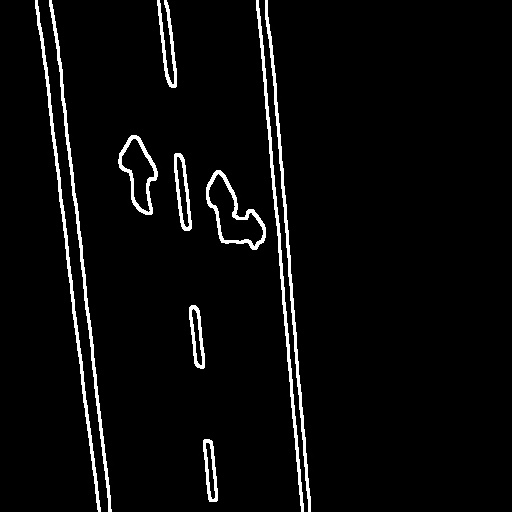
//> input picture Result/Image/output_image.jpg, 512 x 512 px, given in place of input_image.jpg, which was not available
$ ./main   (built with g++ and OpenCV 4)
//> lines starting //> are read from the running program, lines starting //| are printed output that depends on the picture; pictures that were not available may be replaced by others from this repository, and a replacement may not be noted
/**
 * @file main.cpp
 * @date 2022/2/18
 * @author L.S.
 * */

#include <cstdio>
#include <opencv2/opencv.hpp>

using namespace std;
using namespace cv;

int main()
{
  const string input_image_path = "../Source/Image/input_image.jpg";
  const string output_image_path = "../Result/Image/output_image.jpg";
  const cv::Mat input_image = cv::imread(input_image_path);
//> input_image is the input picture: 512 rows x 512 cols, CV_8UC3; min 0, max 255, mean 10.1
  cv::Mat output_image;
  cv::Mat image_temp;
  cv::Mat image_erode, image_dilate, image_open, image_close, image_gradient, image_tophat, image_blackhat;
  cv::Mat image_kernel = getStructuringElement(MORPH_RECT, cv::Size(4, 4)); // 获取卷积核

  // 膨胀操作
  cv::dilate(input_image, image_dilate, image_kernel); // 膨胀操作
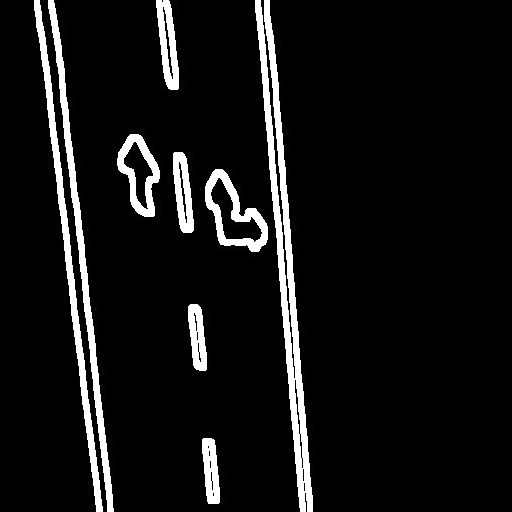
//> image_dilate: 512 rows x 512 cols, CV_8UC3; min 0, max 255, mean 20.3

  // 腐蚀操作
  cv::erode(input_image, image_erode, image_kernel); // 腐蚀操作
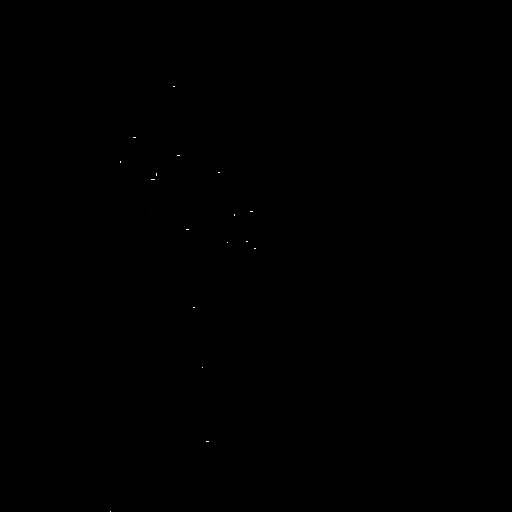
//> image_erode: 512 rows x 512 cols, CV_8UC3; min 0, max 253, mean 0

  // 开运算：先腐蚀再膨胀，用来消除小物体
  cv::erode(input_image, image_temp, image_kernel); // 腐蚀操作
  cv::dilate(image_temp, image_open, image_kernel); // 膨胀操作
  cv::morphologyEx(input_image, image_open, MORPH_OPEN, image_kernel);

  // 闭运算：先膨胀再腐蚀，用于排除小型黑洞
  cv::dilate(input_image, image_temp, image_kernel); // 膨胀操作
  cv::erode(image_temp, image_close, image_kernel); // 腐蚀操作
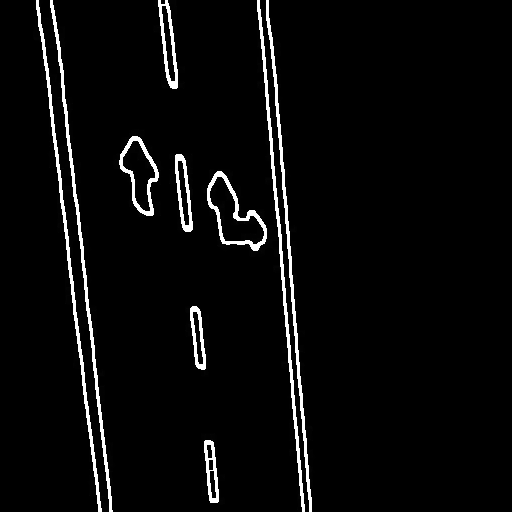
//> image_close: 512 rows x 512 cols, CV_8UC3; min 0, max 255, mean 10.4
  cv::morphologyEx(input_image, image_close, MORPH_CLOSE, image_kernel);

  cv::morphologyEx(input_image, image_gradient, MORPH_GRADIENT, image_kernel); // 梯度运算: 膨胀图与腐蚀图之差(轮廓描边)
  cv::morphologyEx(input_image, image_tophat, MORPH_TOPHAT, image_kernel); // 顶帽运算: 原图与开运算之差
  cv::morphologyEx(input_image, image_blackhat, MORPH_BLACKHAT, image_kernel); // 黑帽运算: 闭运算与原图之差
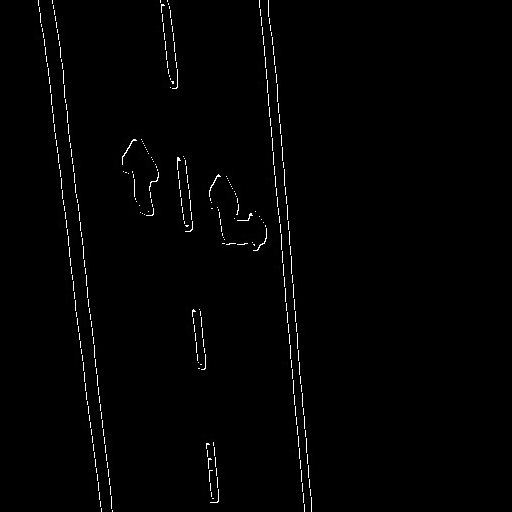
//> image_blackhat: 512 rows x 512 cols, CV_8UC3; min 0, max 255, mean 2.8

  output_image = image_gradient.clone();
  cv::imwrite(output_image_path, output_image);

  return 0;
}
